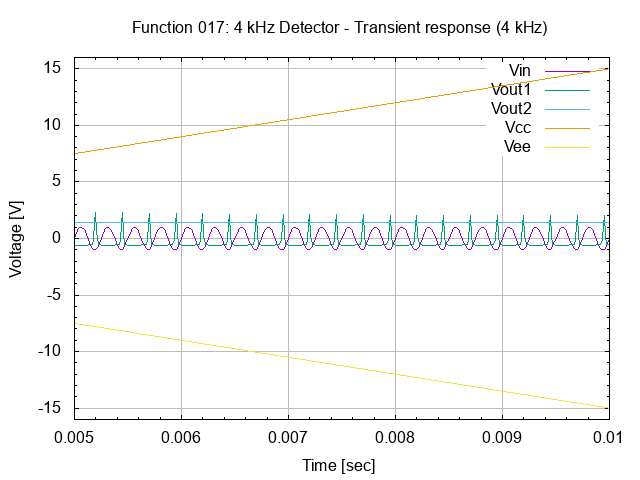

Here is the gnuplot script that generated this plot:
# setup terminal
set term png

# setup graph
set output "26.017.00.01.01.04.png"
set title "Function 017: 4 kHz Detector - Transient response (4 kHz)"

# setup Y-axis
set yrange [-16:16]
set grid ytics lt 1 lw 1 lc rgb "#bbbbbb"
set mytics
set ylabel "Voltage [V]"

# setup X-axis
set grid xtics lt 1 lw 1 lc rgb "#bbbbbb"
set mxtics
set xrange [0.005:0.01]
set xlabel "Time [sec]"

# setup plot style
set style data lines
plot '26.017.00.01.01.dat' using 1:2 title "Vin", \
     '26.017.00.01.01.dat' using 1:3 title "Vout1", \
     '26.017.00.01.01.dat' using 1:4 title "Vout2", \
     '26.017.00.01.01.dat' using 1:5 title "Vcc", \
     '26.017.00.01.01.dat' using 1:6 title "Vee"

# set output back to default
set output

# reset terminal type
set terminal pop
